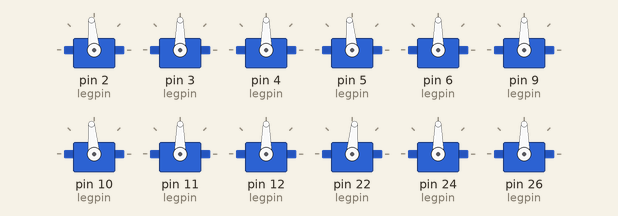
Simulated run of this sketch. Board: Arduino Mega 2560, built with avr-gcc and run on an emulated ATmega2560. On the bench: 12 × servo. What the sketch prints to the serial monitor is not drawn.

Above: at 0.2 s.
At 1.32 s:
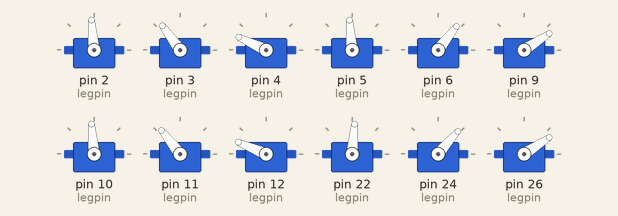
At 18.2 s:
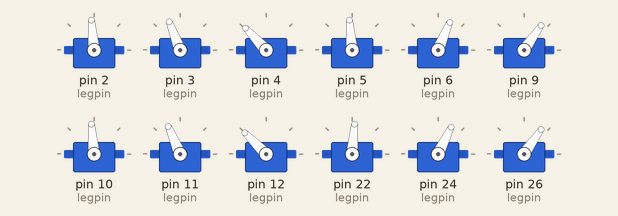
At 37.8 s:
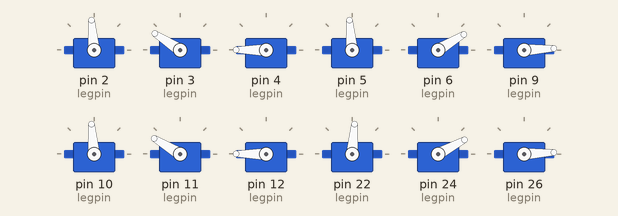
Timing chart, 0 to 40.0 s (numbered marks = the images above):
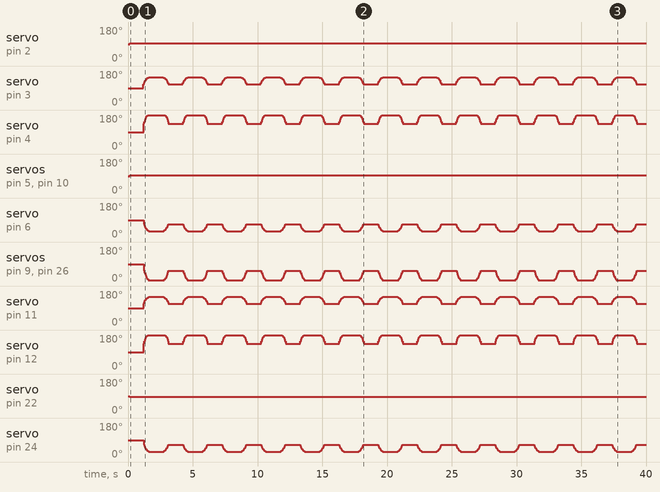

Measured:
- by itself, servo on pin 2 (legpin): 90° → 95° at 0.13 s
- by itself, servo on pin 5 (legpin), servo on pin 10 (legpin): 90° → 95° at 0.14 s
- by itself, servo on pin 22 (legpin): 90° → 85° at 0.14 s
- by itself, servo on pin 4 (legpin): repeats every 3.0 s: 145° 0.05 s, 155° 0.05 s, 163° 0.05 s, 170° 0.05 s, 175° 0.05 s, 180° 1.4 s, 175° 0.05 s, 170° 0.05 s, 163° 0.05 s, 155° 0.05 s, 145° 0.05 s, 133° 1.1 s
- by itself, servo on pin 12 (legpin): repeats every 3.0 s: 147° 0.05 s, 157° 0.05 s, 165° 0.05 s, 172° 0.05 s, 177° 0.05 s, 180° 1.4 s, 177° 0.05 s, 172° 0.05 s, 165° 0.05 s, 157° 0.05 s, 147° 0.05 s, 135° 1.2 s

The sketch:

Crouch.ino
```cpp
// Crawl Gait 1  Exection of the robot
// Crawl Gait 1 : front legs move, then trunk then the rear legs
// Tail :  only Yaw movement is allowed

// assuming hip abduction and flexion joint are co-incident
// JOINT ANGLES are in degrees
// this code uses inverse kinematics to first derive the angles, then store them
// for further use.
// it also incorporates SINUSOIDAL delays in the tail movement...
// to reduce the  jerk


#include <Servo.h>

#define totalServocount 14 //total numbers of motor in the robot
#define legServocount 3 //number of motors in a leg
#define tailServocount 2 //number of motors in a tail
#define legcount 4 //total number of legs
#define step_iter 18 //number of iterations in a step :  standard
#define max_step_count  8 // max number of steps in a gait : standard

// All dimensions are in m and degrees
//Robot's properties
double clen = 0.115;
double tlen = 0.065;
double height = 0.16;
double stand_height = clen + tlen -0.01; // = 0.18
double crouch = 0.04;
double step = 0.08;
double back_step = 0.04; // the position of foot behinfd shoulder in standing
double step_height = 0.02;
int iter_delay = 10;
int servoloop_delay = 5;
double tail_delay = 30;
 //offset to the tail: NOTE: It is always added to the angle


//using the array approach for defining properties of the servos
//leg servos
int legpin[4][3] ={
				{2,3,4},
				{5,6,9},
				{10,11,12},
				{22,24,26},
				};
int leghome[4][3] = {
					{0,0,0},
					{0,0,0},
					{0,0,0},
					{0, 0, 0}
					};

//tail servos
int tailpin[tailServocount] = {28,30};
int tailhome[tailServocount] = {90,90};

//Defining servo objects
Servo legservo[legcount][legServocount];
Servo tailservo[tailServocount];

//Delay while executing servo loops


//defining joint anlgles
//current joint angles
float psi[legcount] = {0,0,0,0};
float theta[legcount] = {0,0,0,0};
float phi[legcount] = {0,0,0,0};

//offset of joint angles
float offset[legcount][legServocount] = {
										{95,85,93},
										{95,93,95},
										{95,87,95},
										{85,90,95}};

//defining the variables used in gait execution
//arrays for storing angles
float leg0[legServocount][step_iter*max_step_count];
float leg1[legServocount][step_iter*max_step_count];
float leg2[legServocount][step_iter*max_step_count];
float leg3[legServocount][step_iter*max_step_count];

int step_count = 1; // step count for crawl gait 1.2
double z = height; // veritcle coordinates of the foot
double y = 0; // forward coordinate of the foot
int loop_iter = 0;
float hip_abd = 0;
//******************THE SETUP FUNCTION********************
void setup()
{
  //Setting up the motors

	for(int i= 0; i<legcount; i++)
	{
		for(int j = 0; j<legServocount; j++)
		{
			legservo[i][j].attach(legpin[i][j]);
		}
	}
	for(int i=0; i<tailServocount;i++)
	{
		tailservo[i].attach(tailpin[i]);
	}
	//serial monitor for debugging
	Serial.begin(9600);

}


//**************THE LOOP:  CONTAINS THE GAIT*******************
void loop()
{
	if(loop_iter==0)
	{

	//Generating Angles for Crawl GAit 1
	// step_iter = 18 : standard
	// step_count = 5 : for crawl gait 1-2
	//GAIT: 0-2-3-1
	// for leg 0
	for (int i = 0; i<(step_iter*step_count) + 1 ; i++)
	{
	    if(i<(step_iter*1)+1) //step 1
		{
			y = 0;
	    	z = stand_height - crouch*sin((i)*10*M_PI/180) ;
		}
		else if (i> (step_iter*1) && i<(step_iter*2)+1) //step 2
		{
			y = 0;
	    	z = stand_height - crouch*sin((i/2)*10*M_PI/180);
		}

	    double cosphi = ((z*z + y*y - tlen*tlen - clen*clen)/(2*clen*tlen));
	    double phi = atan2(sqrt((1 - cosphi*cosphi)), cosphi);
	    double k2 = clen*sin(phi);
	    double k1 = tlen + clen*cos(phi);
	    double alpha = atan2(k2,k1);
	    double theta  = atan2(y,z) - alpha;
	    leg0[1][i] = lrint((-theta)*180/M_PI);
	    leg0[2][i] = lrint((phi )*180/M_PI);
		Serial.println(leg0[1][i]);
    }

	// for leg 3
	for (int i = 0; i<(step_iter*step_count) + 1 ; i++)
	{
	    if(i<(step_iter*1)+1) //step 1
		{
			y = 0;
	    	z = stand_height - crouch*sin((i)*10*M_PI/180) ;
		}
		else if (i> (step_iter*1) && i<(step_iter*2)+1) //step 2
		{
			y = 0;
	    	z = stand_height - crouch*sin((i/2)*10*M_PI/180);
		}

	    double cosphi = ((z*z + y*y - tlen*tlen - clen*clen)/(2*clen*tlen));
	    double phi = atan2(sqrt((1 - cosphi*cosphi)), cosphi);
	    double k2 = clen*sin(phi);
	    double k1 = tlen + clen*cos(phi);
	    double alpha = atan2(k2,k1);
	    double theta = atan2(y,z) - alpha;
	    leg3[1][i] = lrint(theta*180/M_PI);
	    leg3[2][i] = lrint((-phi )*180/M_PI);

    }

	// for leg 1
	for (int i = 0; i<(step_iter*step_count) + 1 ; i++)
	{
	    if(i<(step_iter*1)+1) //step 1
		{
			y = 0;
	    	z = stand_height - crouch*sin((i)*10*M_PI/180) ;
		}
		else if (i> (step_iter*1) && i<(step_iter*2)+1) //step 2
		{
			y = 0;
	    	z = stand_height - crouch*sin((i/2)*10*M_PI/180);
		}
	    double cosphi = ((z*z + y*y - tlen*tlen - clen*clen)/(2*clen*tlen));
	    double phi = atan2(sqrt((1 - cosphi*cosphi)), cosphi);
	    double k2 = clen*sin(phi);
	    double k1 = tlen + clen*cos(phi);
	    double alpha = atan2(k2,k1);
	    double theta = atan2(y,z) - alpha;
	    leg1[1][i] = lrint(theta*180/M_PI);
	    leg1[2][i] = lrint((-phi )*180/M_PI);

    }

	// for leg 2
	for (int i = 0; i<(step_iter*step_count) + 1 ; i++)
	{
	    if(i<(step_iter*1)+1) //step 1
		{
			y = 0;
	    	z = stand_height - crouch*sin((i)*10*M_PI/180) ;
		}
		else if (i> (step_iter*1) && i<(step_iter*2)+1) //step 2
		{
			y = 0;
	    	z = stand_height - crouch*sin((i/2)*10*M_PI/180);
		}
	    double cosphi = ((z*z + y*y - tlen*tlen - clen*clen)/(2*clen*tlen));
	    double phi = atan2(sqrt((1 - cosphi*cosphi)), cosphi);
	    double k2 = clen*sin(phi);
	    double k1 = tlen + clen*cos(phi);
	    double alpha = atan2(k2,k1);
	    double theta  = atan2(y,z) - alpha;
	    leg2[1][i] = lrint((-theta)*180/M_PI);
	    leg2[2][i] = lrint((phi)*180/M_PI);

    }
 	//updating loop_iter
    loop_iter++;
	}
	//set HIP ABDUCTION ANGLE
	hip_abd = 0;
	legservo[0][0].write(offset[0][0] + hip_abd );
	delay(servoloop_delay);
	legservo[1][0].write(offset[1][0] - hip_abd);
	delay(servoloop_delay);
	legservo[2][0].write(offset[2][0] + hip_abd  );
	delay(servoloop_delay);
	legservo[3][0].write(offset[3][0] - hip_abd);
	delay(servoloop_delay);

	tailservo[1].write(90);
	tailservo[0].write(90);
	delay(tail_delay);

//---------Execution--------\\
//leg movement (along with tail)
	for(int i = 0; i<(step_iter*step_count)+1; i++)
	{
		if(i == 0)
		delay(1000);
		for(int j = 1; j<legServocount; j++)
		{
		legservo[0][j].write(offset[0][j] + leg0[j][i]);
		delay(servoloop_delay);
		legservo[3][j].write(offset[3][j] + leg3[j][i]);
		delay(servoloop_delay);
		legservo[1][j].write(offset[1][j] + leg1[j][i]);
		delay(servoloop_delay);
		legservo[2][j].write(offset[2][j] + leg2[j][i]);
		delay(servoloop_delay);

		}
		if(i == (step_iter*step_count/2))
		delay(1000);

		delay(iter_delay);
	}


}
```
